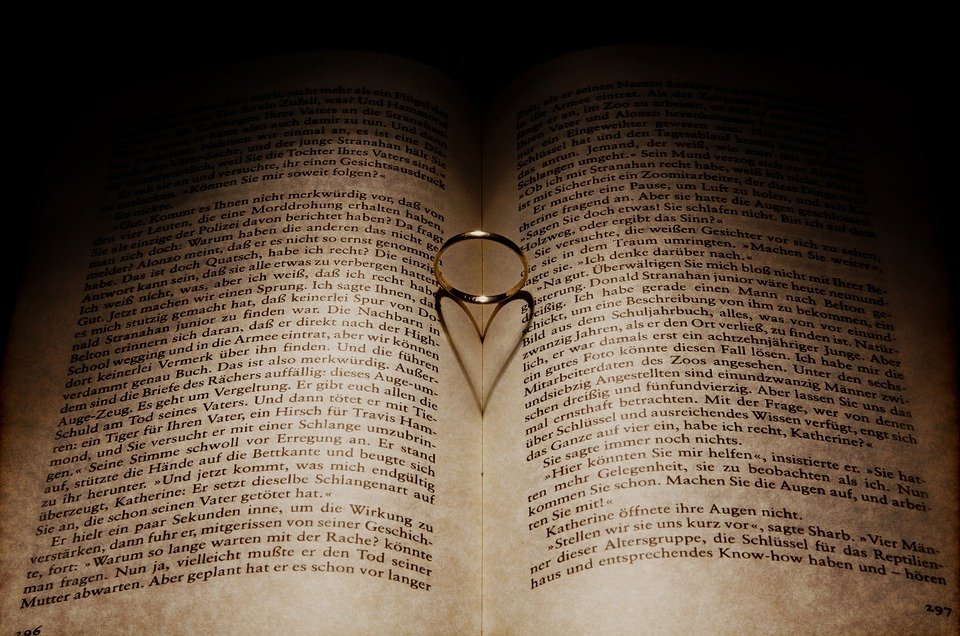
#> input picture OPENCV/BOOK.jpg, 960 x 636 px, found by its file name
$ python text_image.py
#> lines starting #> are read from the running program, lines starting #| are printed output that depends on the picture; after the words box and inside, x2 and y2 are one past the last pixel; in counts of white or black regions, pixels touching at a corner belong together
import cv2 as cv

img = cv.imread('book.jpg')
#> img is the input picture: shape (636, 960, 3); mean B, G, R 62.3, 76.4, 92.3
img = cv.cvtColor(img, cv.COLOR_RGB2GRAY)
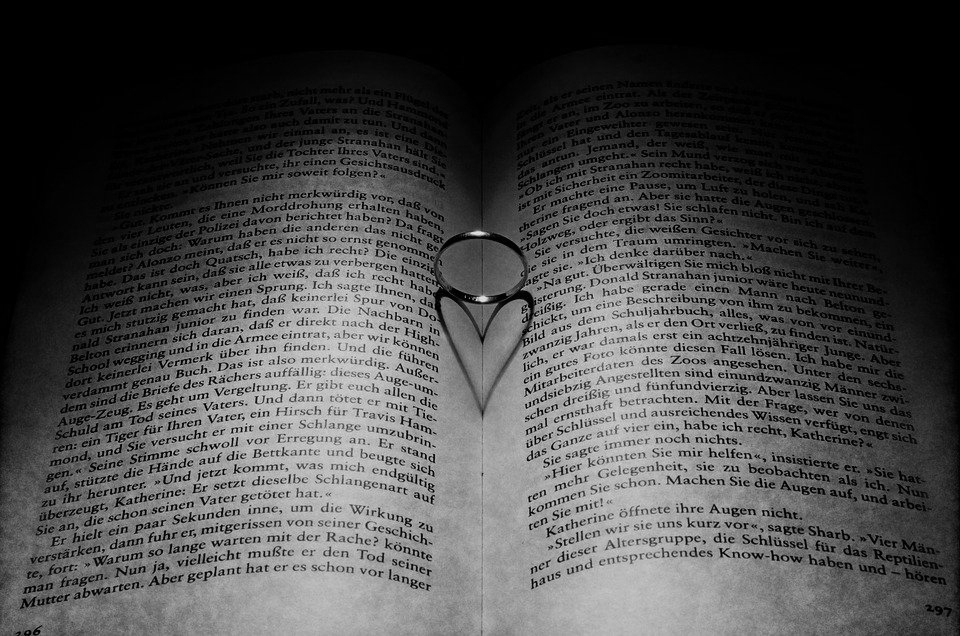
#> img: shape (636, 960); min 0, max 231, mean 74

_, result = cv.threshold(img, 50, 255, cv.THRESH_BINARY)
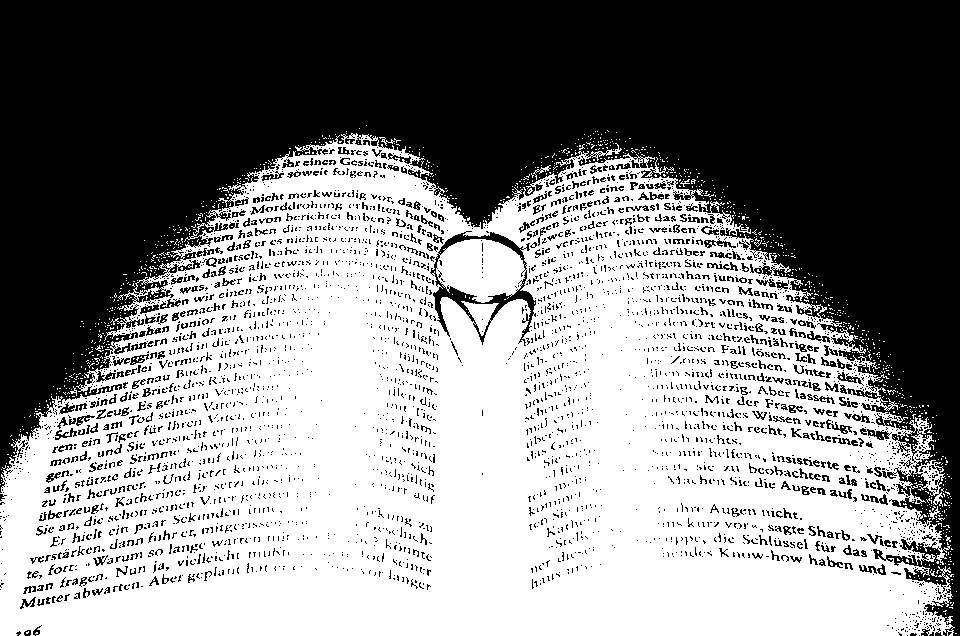
#> result: shape (636, 960); 53.2% white; 4088 black regions (3606 under 20 px), largest, box (x1, y1, x2, y2) and area: (0, 0, 960, 636) 249793, (430, 231, 536, 346) 2169, (860, 428, 892, 440) 164

adaptive = cv.adaptiveThreshold(img, 255, cv.ADAPTIVE_THRESH_GAUSSIAN_C, cv.THRESH_BINARY, 81, 6)
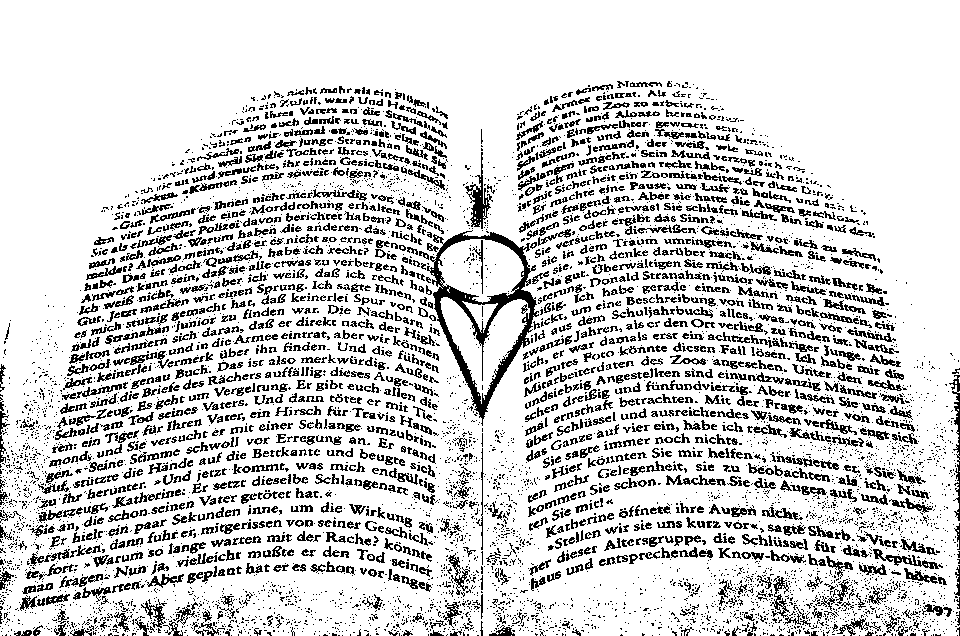
#> adaptive: shape (636, 960); 81.6% white; black in thin lines or dots, all inside (x1, y1, x2, y2) = (0, 81, 960, 636)

size = (1200,800)

img = cv.resize(img, size)
#> img: shape (800, 1200)
result = cv.resize(result, size)
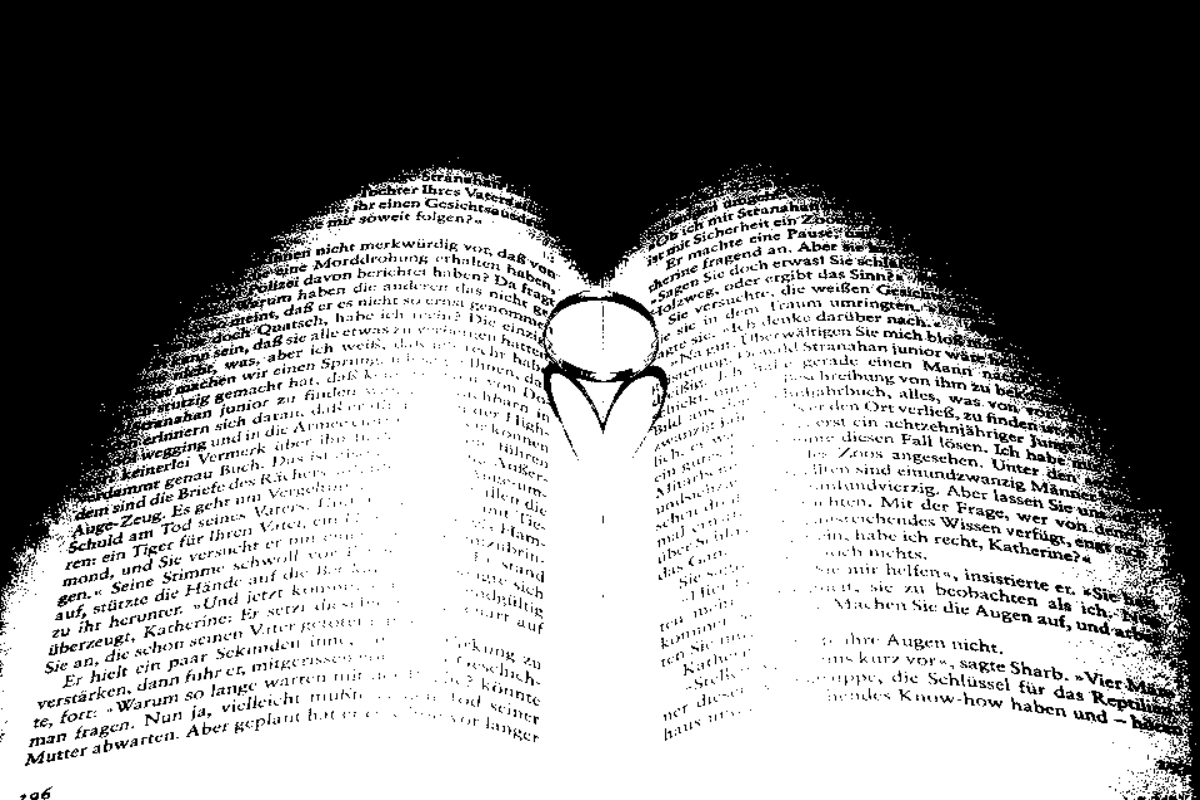
#> result: shape (800, 1200); min 0, max 255, mean 135.7
adaptive = cv.resize(adaptive, size)
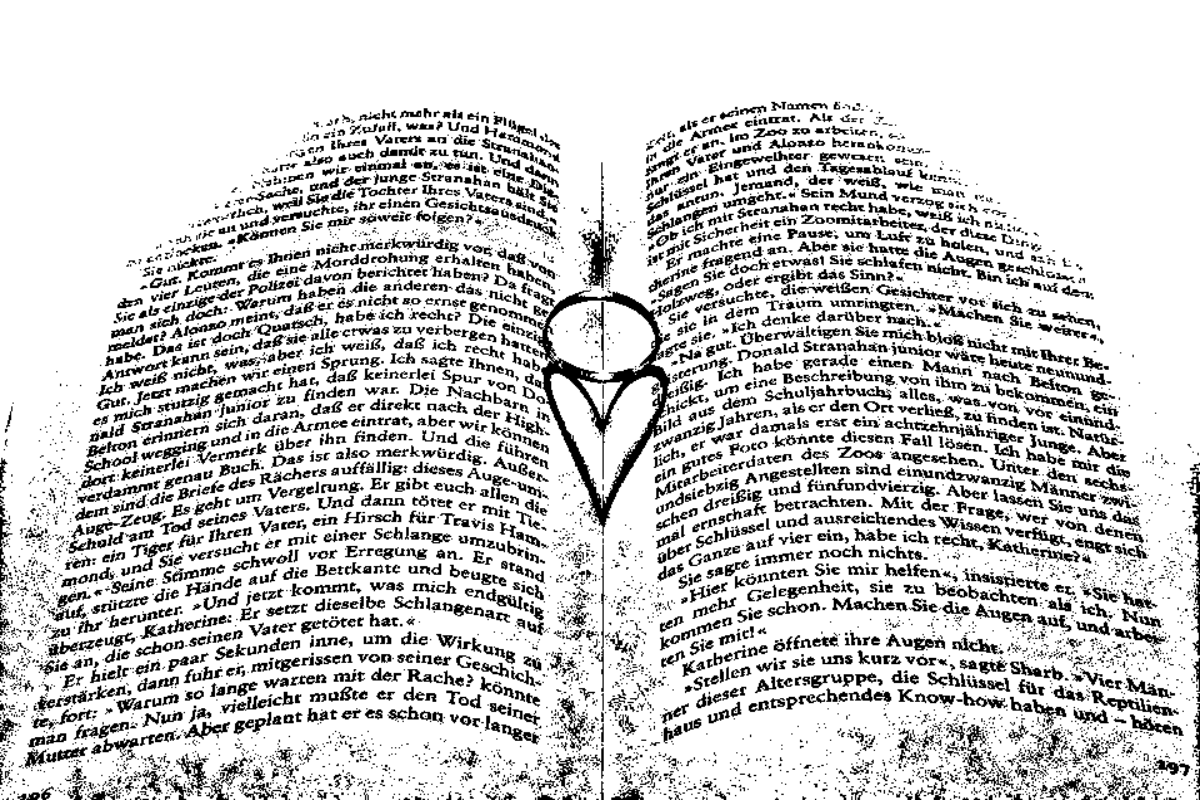
#> adaptive: shape (800, 1200); min 0, max 255, mean 208.1

cv.imshow('Image', img)
cv.imshow('Result', result)
cv.imshow('Adaptive Result', adaptive)

cv.waitKey(0)
cv.destroyAllWindows()
